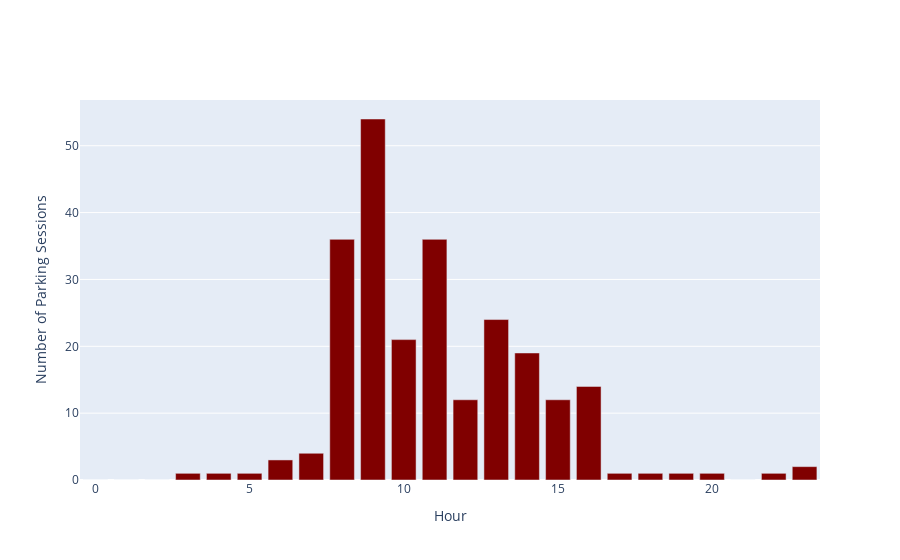

The cell this chart's notebook holds for it:
### Markdown cell above
4.3 Distribution of Parking Sessions by hour of the day

### Code cell
plot_bar(data=df1, variable="hour", colour='maroon')

### Figure 1 — Plotly figure (JSON) as saved in the notebook; plotly's stock layout.template omitted (floating-point values rounded to 4 significant figures)
{"data": [{"marker": {"color": "maroon"}, "type": "bar", "x": [0, 1, 2, 3, 4, 5, 6, 7, 8, 9, 10, 11, 12, 13, 14, 15, 16, 17, 18, 19, 20, 21, 22, 23], "y": [0, 0, 0, 1, 1, 1, 3, 4, 36, 54, 21, 36, 12, 24, 19, 12, 14, 1, 1, 1, 1, 0, 1, 2]}], "layout": {"title": {"text": ""}, "xaxis": {"title": {"text": "Hour"}}, "yaxis": {"title": {"text": "Number of Parking Sessions"}}}}
